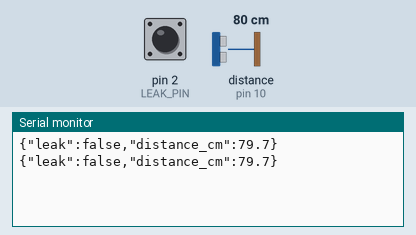
A sketch run on a simulated Arduino Uno, built with avr-gcc and run on an emulated ATmega328P. Parts: the last lines printed to the serial monitor. Wiring (inferred from the names in the program): ultrasonic range finder: trigger pin 9; echo pin 10. Inputs (shaded band) come from the test bench; at power-on: pin 2 (LEAK_PIN) HIGH, distance to the obstacle (sensor on pin 10) 80 cm. The echo pulse lasts 58.3 µs per cm.

Above: at 1.3 s.
1.4 s: pin 2 (LEAK_PIN) pulled LOW for 0.15 s
At 1.9 s:
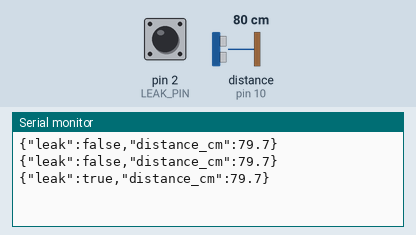
3.0 s: distance to the obstacle (sensor on pin 10) set to 2 cm
At 3.31 s:
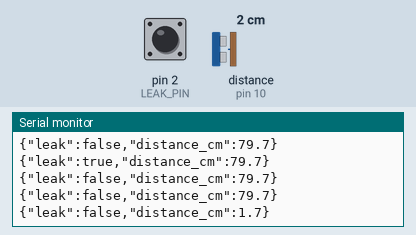
4.5 s: pin 2 (LEAK_PIN) pulled LOW for 1 s
At 4.81 s:
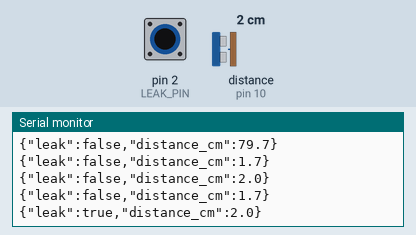
7.0 s: distance to the obstacle (sensor on pin 10) set to 4 cm
At 7.3 s:
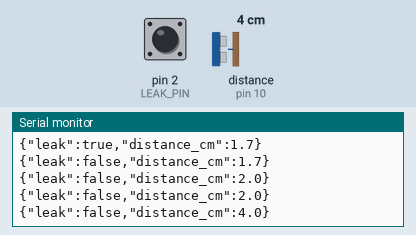
Timing chart, 0 to 9.5 s (numbered marks = the images above; inputs shaded):
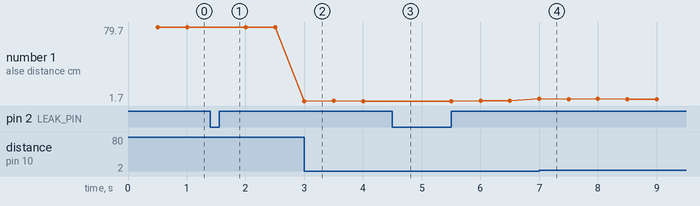

The sketch:

AquaRescue.ino
```cpp
/* AquaRescue SDG 6 - Arduino Uno sensor transmitter
   Leak sensor module: digital OUT -> D2, VCC -> 5V, GND -> GND
   HC-SR04: TRIG -> D9, ECHO -> D10, VCC -> 5V, GND -> GND

   Serial output is one JSON object per line, at 9600 baud.
   Many leak sensor modules output LOW when wet. If yours works the
   opposite way, change LEAK_ACTIVE_LOW below to false.
*/

const byte LEAK_PIN = 2;
const byte TRIG_PIN = 9;
const byte ECHO_PIN = 10;
const bool LEAK_ACTIVE_LOW = true;

unsigned long lastSend = 0;
const unsigned long SEND_INTERVAL_MS = 500;

float readDistanceCm() {
  digitalWrite(TRIG_PIN, LOW);
  delayMicroseconds(3);
  digitalWrite(TRIG_PIN, HIGH);
  delayMicroseconds(10);
  digitalWrite(TRIG_PIN, LOW);
  unsigned long duration = pulseIn(ECHO_PIN, HIGH, 30000UL);
  if (duration == 0) return -1.0; // no echo / out of range
  return duration * 0.0343f / 2.0f;
}

void setup() {
  pinMode(LEAK_PIN, INPUT_PULLUP);
  pinMode(TRIG_PIN, OUTPUT);
  pinMode(ECHO_PIN, INPUT);
  digitalWrite(TRIG_PIN, LOW);
  Serial.begin(9600);
}

void loop() {
  if (millis() - lastSend >= SEND_INTERVAL_MS) {
    lastSend = millis();
    int rawLeak = digitalRead(LEAK_PIN);
    bool leakDetected = LEAK_ACTIVE_LOW ? (rawLeak == LOW) : (rawLeak == HIGH);
    float distanceCm = readDistanceCm();

    Serial.print("{\"leak\":");
    Serial.print(leakDetected ? "true" : "false");
    Serial.print(",\"distance_cm\":");
    if (distanceCm < 0) Serial.print("null");
    else Serial.print(distanceCm, 1);
    Serial.println("}");
  }
}
```

Measured:
- after the input at 1.4 s, the serial monitor: prints a new line after 0.11 s (image 1)
- after the input at 3.0 s, the serial monitor: prints a new line at once (image 2)
- after the input at 4.5 s, the serial monitor: prints a new line at once (image 3)
- after the input at 7.0 s, the serial monitor: prints a new line at once (image 4)
- plotted number 1: 79.7 → 1.7 after the input at 3.0 s, 2 → 3.7 after the input at 7.0 s
